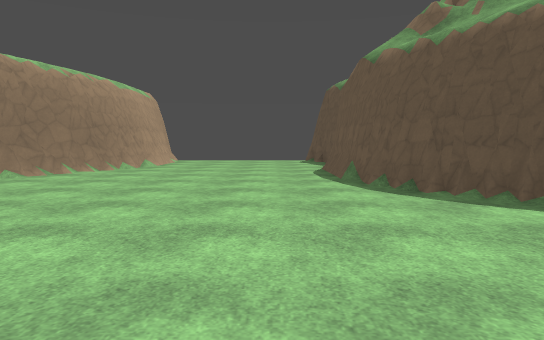
View 1 (above)

17 first-person views from a walk through a Godot game level. The camera is 1.3 m above the floor, tilts 4° down and sees 70° across. The floor is counted in squares, 2 m on a side. Each view is taken from the middle of a square. On the plan, view 1 faces up. The plan holds only what a view shows up to about 11 squares ahead; the rest is blank. Characters and animated objects are left out. Some surface patterns are stand-ins.

View 2
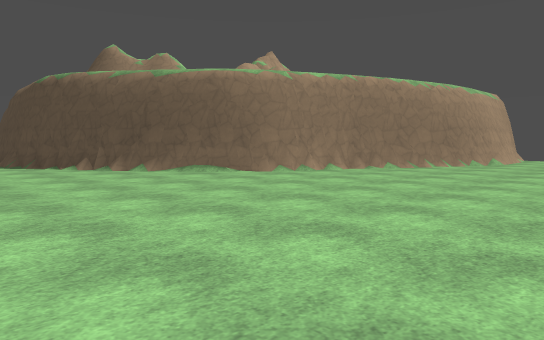

View 3
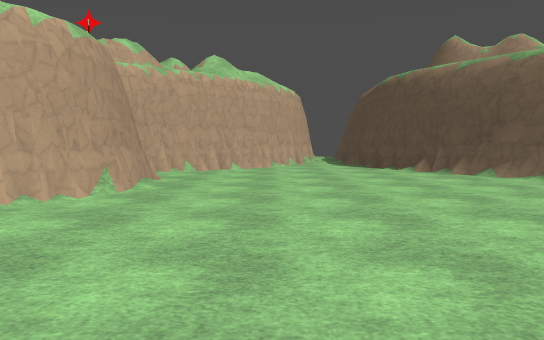

View 4
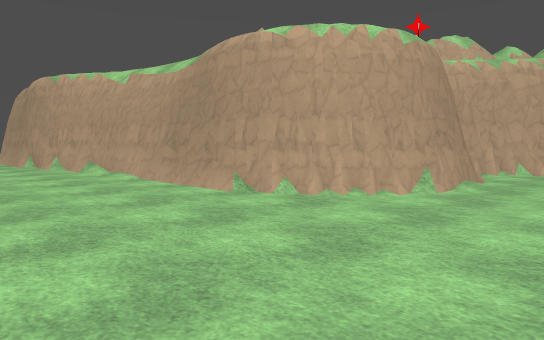

View 5
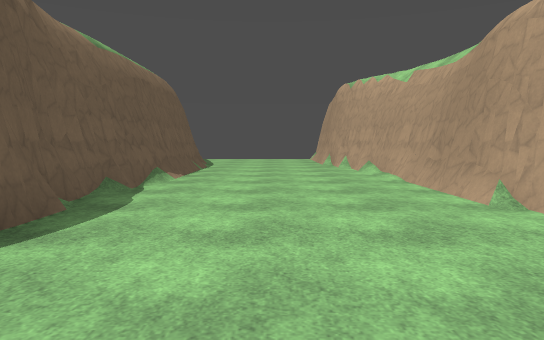

View 6
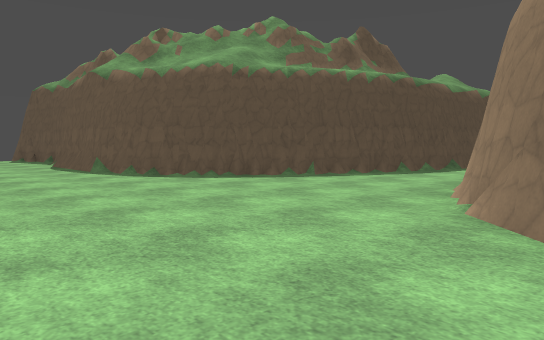

View 7
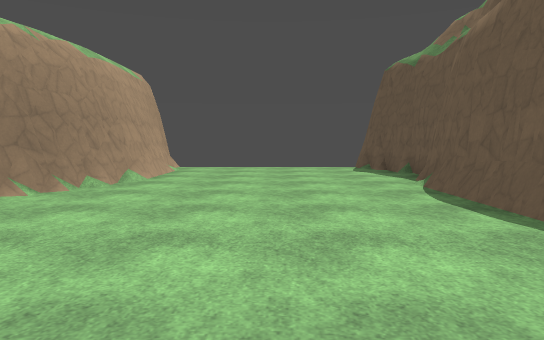

View 8
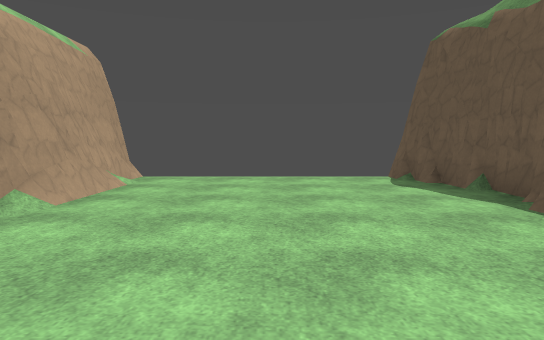

View 9
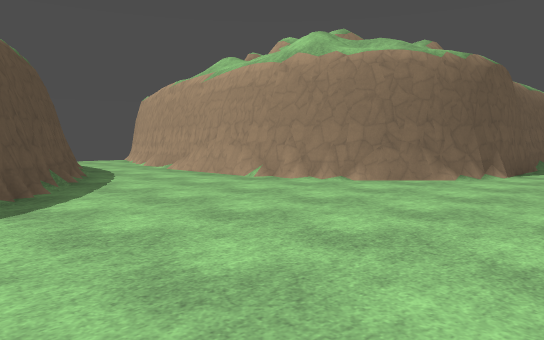

View 10
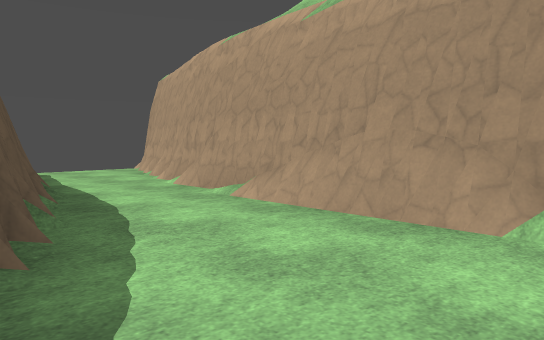

View 11
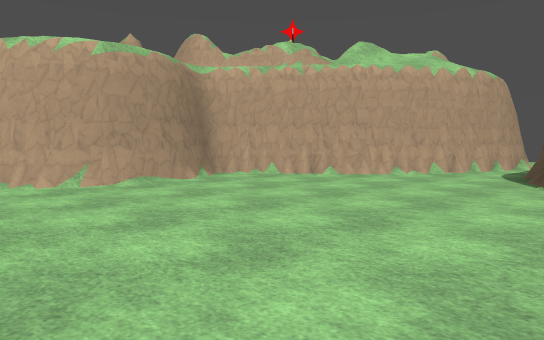

View 12
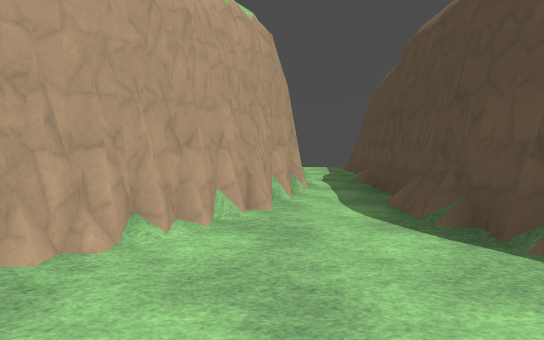

View 13
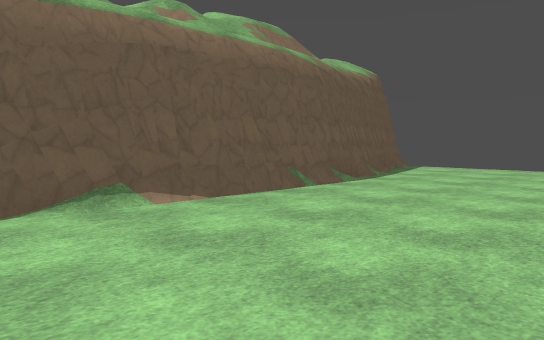

View 14
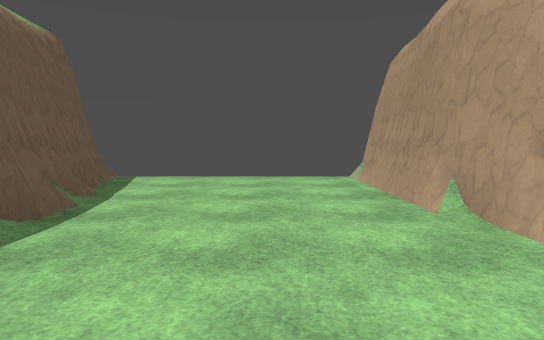

View 15
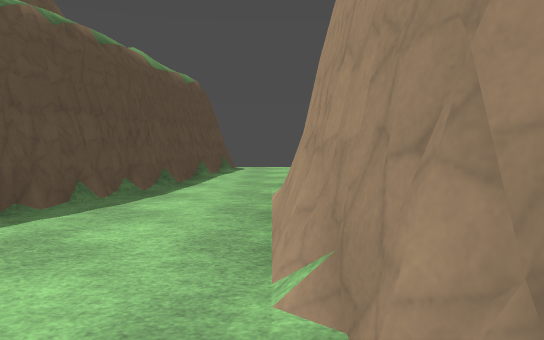

View 16
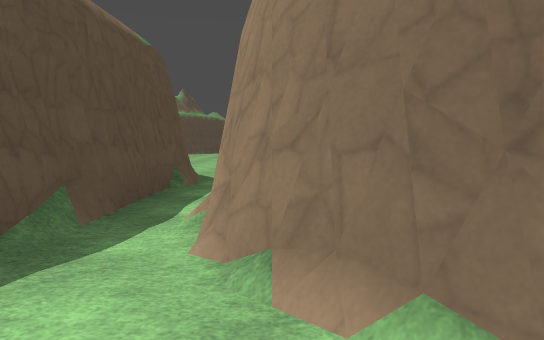

View 17
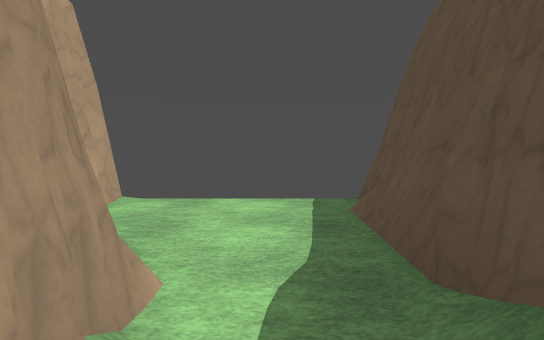

### Floor plan
Key: @ floor where view 1 was taken; # wall or solid block; . floor.
Columns run from 20 left of view 1 to 13 right of it. Each row starts with its distance up from view 1.
 15                 #     #
 14                 #.....#
 13                 #.....#
 12                 #.....#
 11                 #.....#
 10                 #.....#
  9                ##.....#
  8                #......#
  7               ##......#
  6               #.......#
  5              ##.......##
  4             ##.........###
  3            ##............###
  2          ###...............######
  1 ##########......................##
  0  ...................@...###......
 -1  ..#####..............### ######.
 -2 ####   ##............##        ###
 -3         ##..........##
 -4          ##.##......#
 -5           ######....##
 -6                #.....#
 -7                #.....#
 -8                #....##
 -9                #....#
-10                #....#
-11                #....#
-12                ##...#
-13                 #...##
-14                 #....#
-15                 #....#
-16                 #....#
-17                 #....#
-18                 #

Where each view was taken, in squares from view 1:
view 1: 0 up, 0 right, facing up
view 2: 2 down, 0 right, facing up-left
view 3: 2 down, 1 left, facing left
view 4: 2 down, 1 left, facing down-left
view 5: 2 down, 2 left, facing down
view 6: 2 down, 2 left, facing up-right
view 7: 4 up, 1 left, facing up
view 8: 7 up, 1 left, facing up
view 9: 5 up, 2 left, facing down-right
view 10: 3 up, 3 right, facing down-right
view 11: 2 up, 4 left, facing down-left
view 12: 1 down, 9 left, facing left
view 13: 7 down, 4 left, facing down-right
view 14: 10 down, 2 left, facing down
view 15: 0 up, 2 right, facing right
view 16: 1 down, 19 left, facing right
view 17: 0 up, 15 left, facing left
